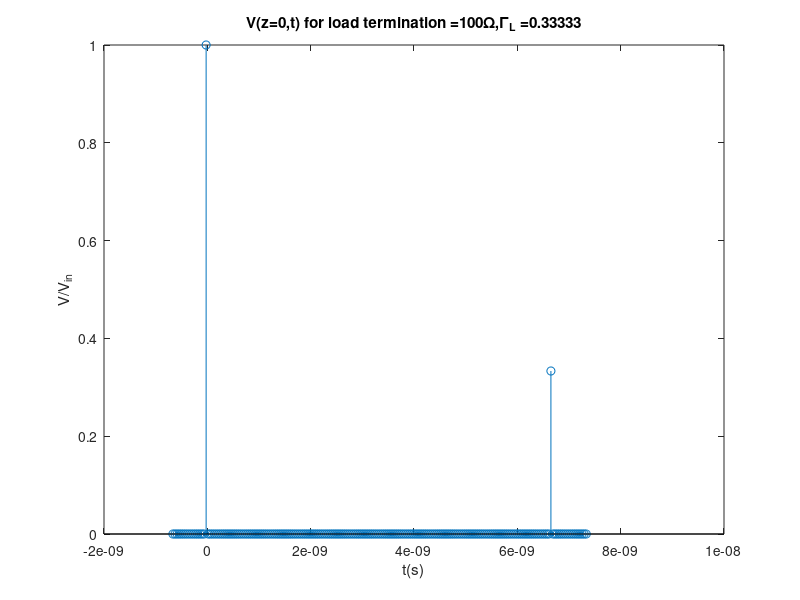

The MATLAB script that drew this image: (Note: this script raises an error after producing the figure.)
clc
close all
clear all
L = 1; %meter
c = 3e8;
period = L/c*2;
t = linspace(-period*0.1,period*1.1,200);
V = zeros(size(t));
Z_L = 100;
Z_0 = 50; % Ohms

gamma_L = (Z_L-Z_0)/(Z_L+Z_0);

k = 0;
for i=1:length(t)-1
   display(i)
    if(t(i)*c < 2*k*L && t(i+1)*c >= k*2*L)
       V(i) = 1*gamma_L^(k);
       k = k+1;
    end
    
end

stem(t,V)
title(strcat('V(z=0,t) for load termination = ',num2str(Z_L),'{\Omega}',',{\Gamma}_{L} = ',num2str(gamma_L)))
ylabel('V/V_{in}')
xlabel('t(s)')'

%% Smith chart
close all
clc
z = 0;
gamma = z2gamma(z);
figure
smithchart(gamma)
title({'One-port S-parameter for open',' ',' '})


